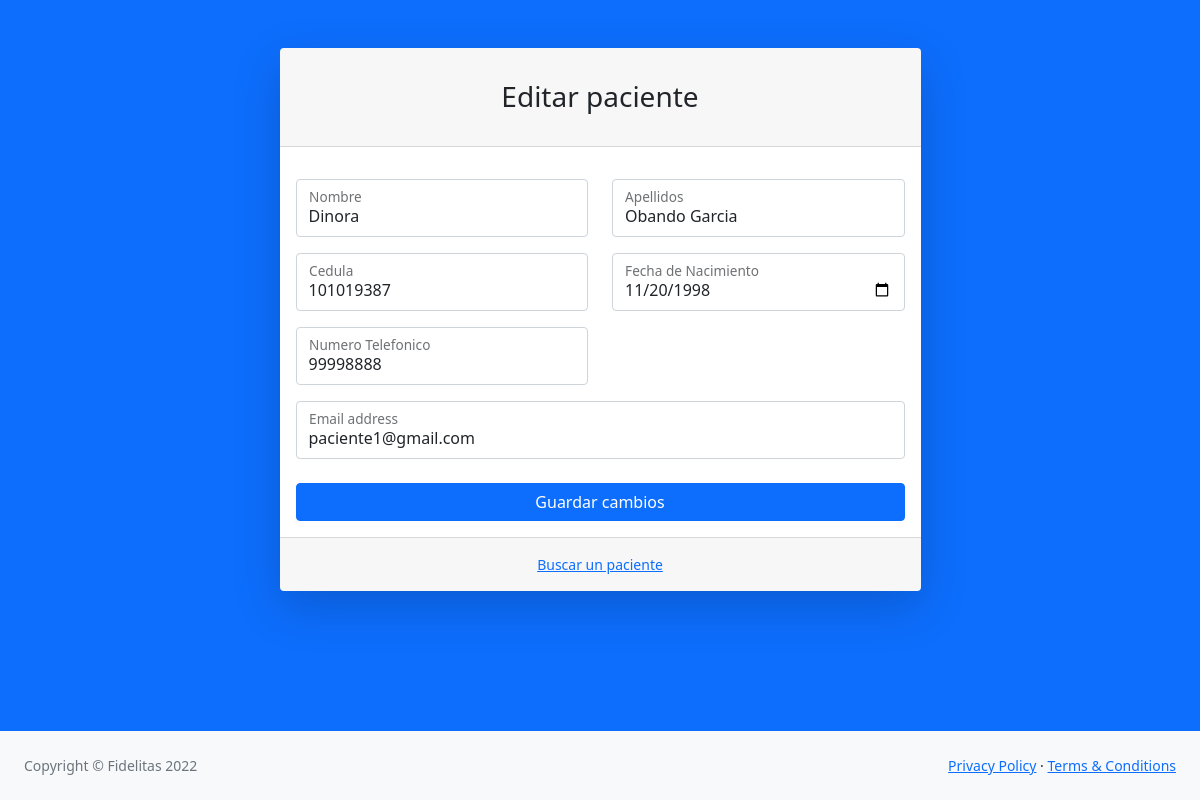
Page /formularios/editarPaciente.php?id=1 (signed in) on the committed database.
### tables this page shows
CREATE TABLE `pacientes` (
  idPaciente            INT NOT NULL AUTO_INCREMENT,
  nombrePaciente        VARCHAR(45) NOT NULL,
  apellidosPaciente     VARCHAR(45) NOT NULL,
  cedulaPaciente        VARCHAR(20) NOT NULL,
  fechaNacimiento       VARCHAR(10) NOT NULL,
  telefonoPaciente      VARCHAR(20) NOT NULL,
  correoPaciente        VARCHAR(45) NOT NULL,
  expediente            INT NULL,
  PRIMARY KEY (idPaciente));

### formularios/editarPaciente.php (the view, shortened to what this page needs)
<?php
 require "../conexion/conexion.php";
 $idPaciente=$_GET['id'];
 $PacienteSELECT = "SELECT p.nombrePaciente, p.apellidosPaciente, p.cedulaPaciente, p.fechaNacimiento, p.correoPaciente, p.telefonoPaciente FROM pacientes p
 where p.idPaciente = ".$idPaciente;
 $resultado = $mysqli->query($PacienteSELECT);
?>
<!DOCTYPE html>
<html lang="en">
    <head>
        <link href="../css/styles.css" rel="stylesheet" />
    </head>
    <body class="bg-primary">
    <?php while ($row = $resultado->fetch_assoc()) { ?>
        <div id="layoutAuthentication">
            <div id="layoutAuthentication_content">
                <main>
                    <div class="container">
                        <div class="row justify-content-center">
                            <div class="col-lg-7">
                                <div class="card shadow-lg border-0 rounded-lg mt-5">
                                    <div class="card-header"><h3 class="text-center font-weight-light my-4">Editar paciente</h3></div>
                                    <div class="card-body">
                                        <form method="Post" action="../scriptsSQL/updatePaciente.php">
                                            <div class="row mb-3">
                                                <div class="col-md-6">
                                                    <div class="form-floating mb-3 mb-md-0">
                                                        <input class="form-control" id="inputNombre" type="text" placeholder="" name="pacienteNombre"
                                                        value="<?php echo $row['nombrePaciente']  ?>"/>
                                                        <label for="inputNombre">Nombre</label>
                                                    </div>
                                                </div>
                                                <div class="col-md-6">
                                                    <div class="form-floating">
                                                        <input class="form-control" id="inputApellidos" type="text" placeholder="" name="pacienteApellidos"
                                                        value="<?php echo $row['apellidosPaciente']  ?>"/>
                                                        <label for="inputApellidos">Apellidos</label>
                                                    </div>
                                                </div>
                                            </div>
                                            <div class="row mb-3">
                                                <div class="col-md-6">
                                                    <div class="form-floating mb-3 mb-md-0">
                                                        <input class="form-control" id="inputCedula" type="text" placeholder="" name="pacienteCedula"
                                                        value="<?php echo $row['cedulaPaciente']  ?>"/>
                                                        <label for="inputCedula">Cedula</label>
                                                    </div>
                                                </div>
                                                <div class="col-md-6">
                                                    <div class="form-floating">
                                                        <input class="form-control" id="inputFechaNaci" type="date" placeholder="" name="pacienteFechaN"
                                                        value="<?php echo $row['fechaNacimiento']  ?>"/>
                                                        <label for="inputFechaNaci">Fecha de Nacimiento</label>
                                                    </div>
                                                </div>
                                            </div>
                                            <div class="row mb-3">
                                                <div class="col-md-6">
                                                    <div class="form-floating mb-3 mb-md-0">
                                                        <input class="form-control" id="inputTelefono" type="text" placeholder="" name="pacienteTelefono"
                                                        value="<?php echo $row['telefonoPaciente']  ?>"/>
                                                        <label for="inputTelefono">Numero Telefonico</label>
                                                    </div>
                                                </div>
                                                <div class="col-md-6">
                                                </div>
                                            </div>
                                            <div class="form-floating mb-3">
                                                <input class="form-control" id="inputEmail" type="email" placeholder="name@example.com" name="pacienteCorreo"
                                                value="<?php echo $row['correoPaciente']  ?>"/>
                                                <label for="inputEmail">Email address</label>
                                            </div>
                                            <div class="mt-4 mb-0">
                                                <div class="d-grid"><button type="submit" class="btn btn-primary btn-block" >Guardar cambios</button ></div>
                                            </div>
                                        </form>
                                    </div>
                                    <div class="card-footer text-center py-3">
                                        <div class="small"><a href="../tablas/tablaPacientes.php">Buscar un paciente</a></div>
                                    </div>
                                </div>
                            </div>
                        </div>
                    </div>
                </main>
            </div>
            <div id="layoutAuthentication_footer">
                <footer class="py-4 bg-light mt-auto">
                    <div class="container-fluid px-4">
                        <div class="d-flex align-items-center justify-content-between small">
                            <div class="text-muted">Copyright &copy; Fidelitas 2022</div>
                            <div>
                                <a href="#">Privacy Policy</a>
                                &middot;
                                <a href="#">Terms &amp; Conditions</a>
                            </div>
                        </div>
                    </div>
                </footer>
            </div>
        </div>
        <?php } ?>
    </body>
</html>

### rows in the picture
pacientes: pacienteNombre "Dinora", pacienteApellidos "Obando Garcia", pacienteCedula "101019387", pacienteFechaN "11/20/1998", pacienteTelefono "99998888", pacienteCorreo "paciente1@gmail.com"
